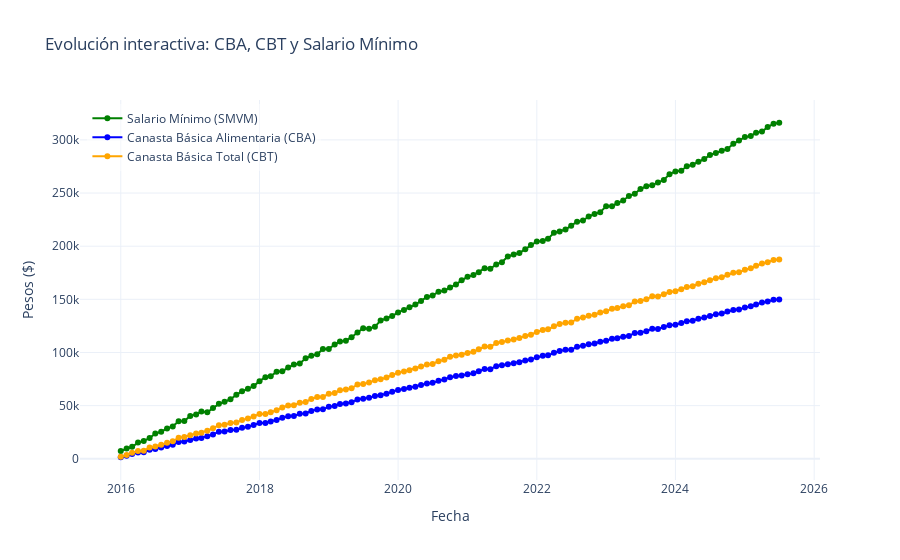

The cell this chart's notebook holds for it:
### Markdown cell above
## 📊 Bonus visual: Evolución interactiva de Canasta Básica y Salario Mínimo

### Code cell
import plotly.graph_objects as go

fig = go.Figure()

# Línea SMVM
fig.add_trace(go.Scatter(
    x=df['fecha'],
    y=df['smvm'],
    mode='lines+markers',
    name='Salario Mínimo (SMVM)',
    line=dict(color='green', width=2)
))

# Línea CBA
fig.add_trace(go.Scatter(
    x=df['fecha'],
    y=df['cba'],
    mode='lines+markers',
    name='Canasta Básica Alimentaria (CBA)',
    line=dict(color='blue', width=2)
))

# Línea CBT
fig.add_trace(go.Scatter(
    x=df['fecha'],
    y=df['cbt'],
    mode='lines+markers',
    name='Canasta Básica Total (CBT)',
    line=dict(color='orange', width=2)
))

# Diseño del gráfico
fig.update_layout(
    title='Evolución interactiva: CBA, CBT y Salario Mínimo',
    xaxis_title='Fecha',
    yaxis_title='Pesos ($)',
    hovermode='x unified',
    legend=dict(x=0.01, y=0.99, bgcolor='rgba(255,255,255,0.5)'),
    template='plotly_white'
)

fig.show()
